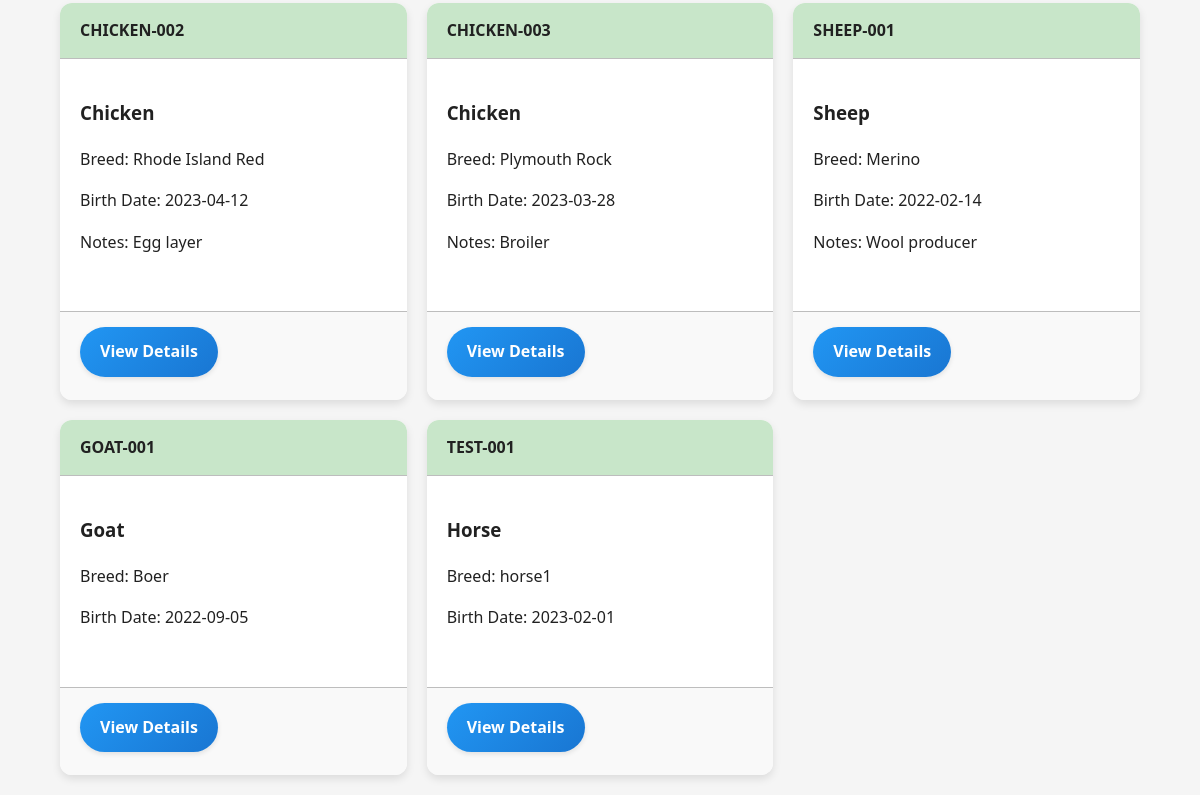
/animals (lower part), run on an earlier commit of the app's database.
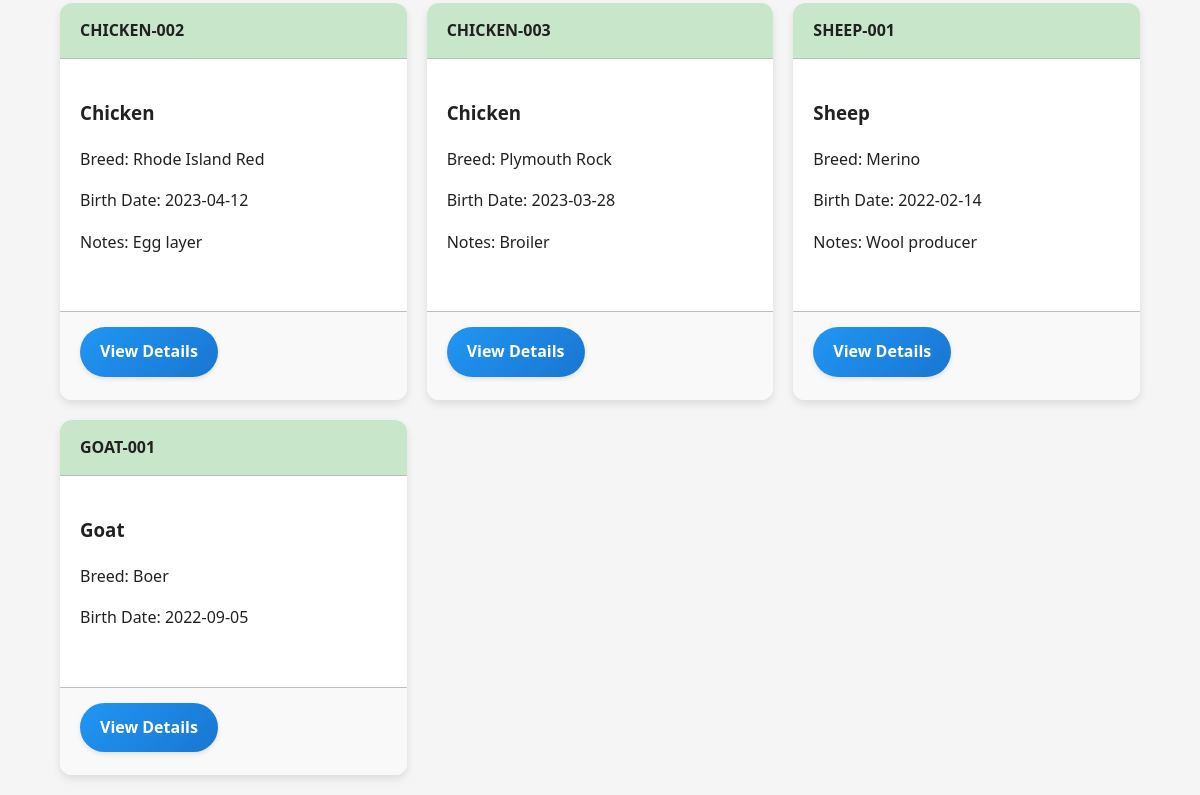
And on a later commit of the database.
### models/models.py (models this page shows, shortened)
class Animal(db.Model):
    id = db.Column(db.Integer, primary_key=True)
    animal_tag_id = db.Column(db.String(20), unique=True, nullable=False)
    species = db.Column(db.String(50), nullable=False)
    breed = db.Column(db.String(50))
    birth_date = db.Column(db.Date, nullable=False)
    notes = db.Column(db.Text)
    feeding_logs = db.relationship('FeedingLog', backref='animal', lazy=True, cascade="all, delete-orphan")
    health_records = db.relationship('HealthRecord', backref='animal', lazy=True, cascade="all, delete-orphan")
    alerts = db.relationship('Alert', backref='animal', lazy=True, cascade="all, delete-orphan")

### app.py (the view)
@app.route('/animals')
def animals_list():
    animals = Animal.query.all()
    return render_template('animals.html', animals=animals)

### templates/animals.html (shortened to what this page needs)
{% extends 'base.html' %}
{% block content %}
    {% if animals %}
        <div class="animal-grid">
            {% for animal in animals %}
                <div class="card animal-card">
                    <div class="card-header">
                        {{ animal.animal_tag_id }}
                    </div>
                    <div class="card-body">
                        <h3>{{ animal.species }}</h3>
                        {% if animal.breed %}
                            <p>Breed: {{ animal.breed }}</p>
                        {% endif %}
                        <p>Birth Date: {{ animal.birth_date.strftime('%Y-%m-%d') }}</p>
                        {% if animal.notes %}
                            <p>Notes: {{ animal.notes }}</p>
                        {% endif %}
                    </div>
                    <div class="card-footer">
                        <a href="{{ url_for('animal_detail', animal_tag_id=animal.animal_tag_id) }}" class="btn btn-info">View Details</a>
                    </div>
                </div>
            {% endfor %}
        </div>
    {% endif %}
{% endblock %}

### templates/base.html (shortened to what this page needs)
<!DOCTYPE html>
<html lang="en">
<head>
    <link rel="stylesheet" href="{{ url_for('static', filename='css/style.css') }}">
</head>
<body>
    <div class="container mt-3">
        {% block content %}{% endblock %}
    </div>
</body>
</html>

### static/css/style.css (style rules this page uses)
:root { --primary-color: #4CAF50; --primary-dark: #388E3C; --primary-light: #C8E6C9; --accent-color: #FF9800; --text-primary: #212121; --text-secondary: #757575; --divider-color: #BDBDBD; --error-color: #F44336; --warning-color: #FFC107; --success-color: #8BC34A; --info-color: #2196F3; --animation-speed-slow: 0.5s; --animation-speed-medium: 0.3s; --animation-speed-fast: 0.2s; --ease-out-quad: cubic-bezier(0.25, 0.46, 0.45, 0.94); --ease-out-cubic: cubic-bezier(0.215, 0.61, 0.355, 1); --ease-out-back: cubic-bezier(0.175, 0.885, 0.32, 1.275); }
body { font-family: 'Segoe UI', Tahoma, Geneva, Verdana, sans-serif; line-height: 1.6; color: var(--text-primary); margin: 0; padding: 0; background-color: #f5f5f5; }
.container { width: 90%; max-width: 1200px; margin: 0 auto; padding: 20px; }
.card { background-color: white; border-radius: 12px; box-shadow: 0 4px 8px rgba(0, 0, 0, 0.1); margin-bottom: 20px; overflow: hidden; transition: transform var(--animation-speed-medium), box-shadow var(--animation-speed-medium); animation: fadeIn var(--animation-speed-slow) ease-in-out; }
.card-header { padding: 15px 20px; background-color: var(--primary-light); border-bottom: 1px solid var(--divider-color); font-weight: bold; position: relative; overflow: hidden; }
.card-header::after { content: ''; position: absolute; top: 0; left: -100%; width: 50px; height: 100%; background: linear-gradient(to right, transparent, rgba(255,255,255,0.3), transparent); transition: left 0.5s; }
.card-body { padding: 20px; animation: slideUp var(--animation-speed-medium) ease-out; }
.card-footer { padding: 15px 20px; background-color: #f9f9f9; border-top: 1px solid var(--divider-color); transition: background-color var(--animation-speed-medium); }
.btn { display: inline-block; padding: 12px 20px; font-size: 1rem; font-weight: 600; text-align: center; text-decoration: none; border: none; border-radius: 50px; cursor: pointer; transition: all var(--animation-speed-medium); position: relative; overflow: hidden; box-shadow: 0 2px 5px rgba(0, 0, 0, 0.1); z-index: 1; }
.btn::before { content: ''; position: absolute; top: 0; left: -100%; width: 100%; height: 100%; background: rgba(255, 255, 255, 0.2); transition: all var(--animation-speed-medium); z-index: -1; }
.btn-info { background: linear-gradient(135deg, var(--info-color), #1976D2); color: white; }
.btn { position: relative; overflow: hidden; }
.mt-3 { margin-top: 1.5rem; }
.animal-card { display: flex; flex-direction: column; height: 100%; transition: transform var(--animation-speed-medium), box-shadow var(--animation-speed-medium); }
.animal-card .card-body { flex-grow: 1; }
.animal-grid { display: grid; grid-template-columns: repeat(auto-fill, minmax(300px, 1fr)); gap: 20px; }

What changed in the data, as far as the page shows it:
removed Animal: animal_tag_id "TEST-001", species "Horse", breed "horse1", birth_date "2023-02-01"
